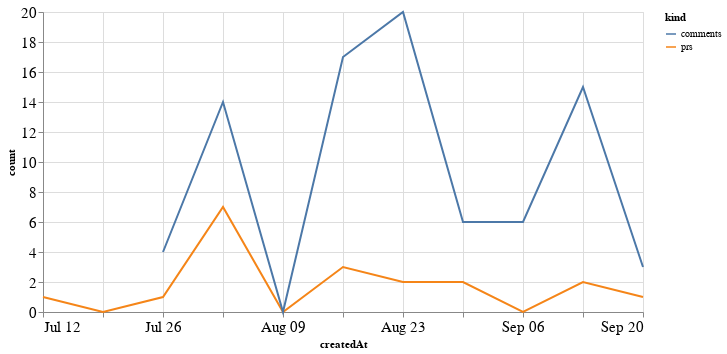

Notebook cell for this chart:
### Code cell
alt.Chart(total_time, width=600).mark_line().encode(
    x='createdAt',
    y='count',
    color='kind'
)

### Figure 1 — Vega-Lite specification as saved in the notebook (floating-point values rounded to 4 significant figures)
{"config": {"axisLeft": {"labelFontSize": 15}, "axisBottom": {"labelFontSize": 15}}, "data": {"name": "data-f80298afea80d86683b8e79979cacd7f"}, "mark": "line", "encoding": {"color": {"type": "nominal", "field": "kind"}, "x": {"type": "temporal", "field": "createdAt"}, "y": {"type": "quantitative", "field": "count"}}, "width": 600, "$schema": "https://vega.github.io/schema/vega-lite/v4.8.1.json", "datasets": {"data-f80298afea80d86683b8e79979cacd7f": [{"createdAt": "2020-07-12T00:00:00", "kind": "prs", "count": 1.0}, {"createdAt": "2020-07-19T00:00:00", "kind": "prs", "count": 0.0}, {"createdAt": "2020-07-26T00:00:00", "kind": "prs", "count": 1.0}, {"createdAt": "2020-08-02T00:00:00", "kind": "prs", "count": 7.0}, {"createdAt": "2020-08-09T00:00:00", "kind": "prs", "count": 0.0}, {"createdAt": "2020-08-16T00:00:00", "kind": "prs", "count": 3.0}, {"createdAt": "2020-08-23T00:00:00", "kind": "prs", "count": 2.0}, {"createdAt": "2020-08-30T00:00:00", "kind": "prs", "count": 2.0}, {"createdAt": "2020-09-06T00:00:00", "kind": "prs", "count": 0.0}, {"createdAt": "2020-09-13T00:00:00", "kind": "prs", "count": 2.0}, {"createdAt": "2020-09-20T00:00:00", "kind": "prs", "count": 1.0}, {"createdAt": "2020-07-12T00:00:00", "kind": "comments", "count": null}, {"createdAt": "2020-07-19T00:00:00", "kind": "comments", "count": null}, {"createdAt": "2020-07-26T00:00:00", "kind": "comments", "count": 4.0}, {"createdAt": "2020-08-02T00:00:00", "kind": "comments", "count": 14.0}, {"createdAt": "2020-08-09T00:00:00", "kind": "comments", "count": 0.0}, {"createdAt": "2020-08-16T00:00:00", "kind": "comments", "count": 17.0}, {"createdAt": "2020-08-23T00:00:00", "kind": "comments", "count": 20.0}, {"createdAt": "2020-08-30T00:00:00", "kind": "comments", "count": 6.0}, {"createdAt": "2020-09-06T00:00:00", "kind": "comments", "count": 6.0}, {"createdAt": "2020-09-13T00:00:00", "kind": "comments", "count": 15.0}, {"createdAt": "2020-09-20T00:00:00", "kind": "comments", "count": 3.0}]}}
